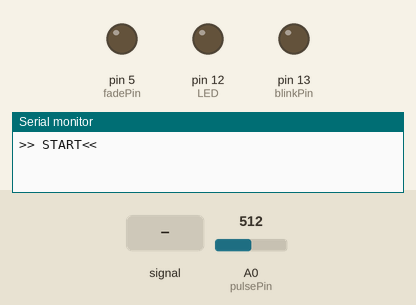
Bench run of a sketch on a simulated Arduino Uno, built with avr-gcc and run on an emulated ATmega328P. Shown: output pins drawn as LEDs (lit = HIGH), the last lines printed to the serial monitor. Dashed ring = blinking. The inputs (shaded band) are chosen by the test bench; at power-on: A0 (pulsePin) = 512.

Above: at 1.2 s.
1.3 s: A0 (pulsePin) fed a 200 Hz sine of ±81 counts around its level
At 3.8 s:
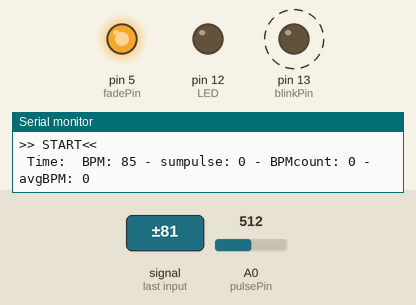
5.5 s: A0 (pulsePin) set to 535
At 7.8 s:
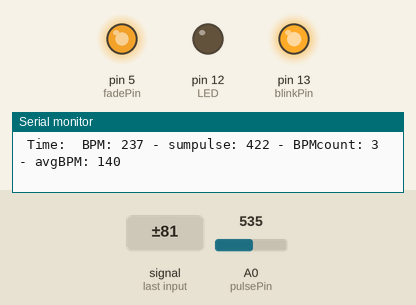
9.7 s: A0 (pulsePin) fed a 2 Hz sine of ±306 counts around its level
At 10.6 s:
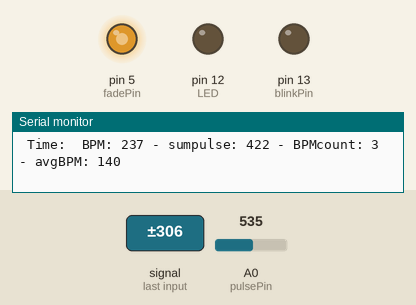
13.2 s: A0 (pulsePin) set to 716
At 17.3 s:
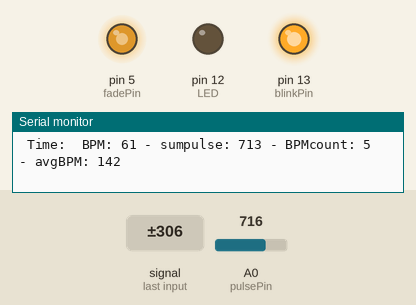
17.4 s: A0 (pulsePin) set to 547
21.6 s: A0 (pulsePin) set to 532
At 22.9 s:
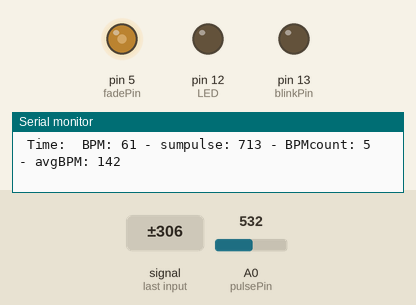
Timing chart, 0 to 26.8 s (numbered marks = the images above; inputs shaded):
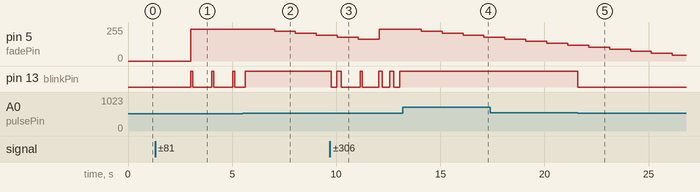

Measured:
- the behaviour switches between 540 and 539 on A0 (pulsePin) (found by bisection; images 4 and 5)
- after the input at 1.3 s, pin 5 (fadePin): 0/255 → 240/255 after 1.7 s; pin 13 (blinkPin): alternates HIGH for 0.10 s and LOW for 0.91 s, starting after 1.7 s
- after the input at 5.5 s, pin 5 (fadePin): 240/255 → 225/255 after 1.5 s, → 210/255 1.0 s later, → 195/255 1.0 s later
- after the input at 9.7 s, pin 13 (blinkPin): HIGH → LOW after 0.06 s, → HIGH 0.27 s later, → LOW 0.21 s later, → HIGH 0.92 s later, … (10 changes in this stretch)
- after the input at 13.2 s, pin 5 (fadePin): 240/255 → 225/255 after 0.88 s, → 210/255 1.0 s later, → 195/255 1.0 s later, → 180/255 1.0 s later; pin 13 (blinkPin): stops changing and stays HIGH
- after the input at 21.6 s, pin 13 (blinkPin): HIGH → LOW at once

The sketch:

lana.ino
```cpp
    #include <SPI.h>
    #include <SD.h>
    //#include <Wire.h>

    #include <SoftwareSerial.h>

    SoftwareSerial bluetooth(7, 8); // RX, TX
    File myFile;
    const int chipSelect = 4;
    String sdfilename0;
    String sdfilename;
    int LED= 12;
    char input;
    int flaginput = 0;
        //  Variables
    int sumpulse = 0;
    int BPMcount = 0;
    int avgBPM = 0;
    int flagpul = 1;
    String minfirst ;
    int pulsePin = 0;                 // Pulse Sensor purple wire connected to analog pin 0
    int blinkPin = 13;                // pin to blink led at each beat
    int fadePin = 5;                  // pin to do fancy classy fading blink at each beat
    int fadeRate = 0;                 // used to fade LED on with PWM on fadePin

    // Volatile Variables, used in the interrupt service routine!
    volatile int BPM;                   // int that holds raw Analog in 0. updated every 2mS
    volatile int Signal;                // holds the incoming raw data
    volatile int Signal2;
    volatile int IBI = 600;             // int that holds the time interval between beats! Must be seeded!
    volatile boolean Pulse = false;     // "True" when User's live heartbeat is detected. "False" when not a "live beat".
    volatile boolean QS = false;        // becomes true when Arduoino finds a beat.
    /*
    float voltage;
    float filterFrequency = 5.0;
    float R = 0.000116343;  // or 0.003234; 0.002804; 0.026342059; 2912.114; 5921.87658; Measurement Noise
    float Q = 1e-8; // Process Noise
    float Pc = 0.0; // Variance of pre estimation state (before sensor got value)
    float G = 0.0;  // Kalman Gain
    float Pp = 1.0;  // Variance of previous step
    float Xp = 0.0; // Previous estimation of true state
    float Zp = 0.0; // Estimation of true state
    float Xe = 0.0; // Estimation from kalman filter (Result)
    */
    // Regards Serial OutPut  -- Set This Up to your needs
    static boolean serialVisual = true;   // Set to 'false' by Default.  Re-set to 'true' to see Arduino Serial Monitor ASCII Visual Pulse

    //setting time

    String txt_date = "22-04-16";
    String txt_time;
    String txt_min;
/*

    #define DS1307_I2C_ADDRESS 0x68 // the I2C address of Tiny RTC
    byte second, minute, hour, dayOfWeek, dayOfMonth, month, year;
    // Convert normal decimal numbers to binary coded decimal
    byte decToBcd(byte val)
    {
    return ( (val/10*16) + (val%10) );
    }
    // Convert binary coded decimal to normal decimal numbers
    byte bcdToDec(byte val)
    {
    return ( (val/16*10) + (val%16) );
    }
    // Function to set the currnt time, change the second&minute&hour to the right time


    void setDateDs1307()
    {
      second =0;
      minute = 20;
      hour = 12;

      Wire.beginTransmission(DS1307_I2C_ADDRESS);
      Wire.write(decToBcd(0));
      Wire.write(decToBcd(second)); // 0 to bit 7 starts the clock
      Wire.write(decToBcd(minute));
      Wire.write(decToBcd(hour)); // If you want 12 hour am/pm you need to set
      // bit 6 (also need to change readDateDs1307)

       dayOfWeek = 4;
      dayOfMonth =12;
      month =3;
      year= 16;
      Wire.write(decToBcd(dayOfWeek));
      Wire.write(decToBcd(dayOfMonth));
      Wire.write(decToBcd(month));
      Wire.write(decToBcd(year));

      Wire.endTransmission();
    }
    // Function to gets the date and time from the ds1307 and prints result
    void getDateDs1307()
    {
      // Reset the register pointer
      Wire.beginTransmission(DS1307_I2C_ADDRESS);
      Wire.write(decToBcd(0));
      Wire.endTransmission();
      Wire.requestFrom(DS1307_I2C_ADDRESS, 7);
      second = bcdToDec(Wire.read() & 0x7f);
      minute = bcdToDec(Wire.read());
      hour = bcdToDec(Wire.read() & 0x3f); // Need to change this if 12 hour am/pm

      dayOfWeek = bcdToDec(Wire.read());
      dayOfMonth = bcdToDec(Wire.read());
      month = bcdToDec(Wire.read());
      year = bcdToDec(Wire.read());

      //txt_date=String(dayOfMonth,DEC)+"-"+String(month, DEC)+"-"+String(year, DEC);
      //txt_dateformat=String(dayOfMonth,DEC)+"\/"+String(month, DEC)+"\/"+String(year, DEC);
      //txt_time=String(hour,DEC)+":"+String(minute, DEC)+":"+String(second, DEC);
      txt_time=String(hour,DEC)+":"+String(minute, DEC);
      txt_min=String(minute, DEC);


      //Serial.print(hour, DEC);

      //delay(2000);
    }
    */


    void setup()
    {

      //Wire.begin();
      pinMode(blinkPin,OUTPUT);         // pin that will blink to your heartbeat!
      pinMode(fadePin,OUTPUT);          // pin that will fade to your heartbeat!
      Serial.begin(9600);             // we agree to talk fast!
      pinMode(LED, OUTPUT);
      Serial.println(">> START<<");
     // setDateDs1307(); //Set current time;


      interruptSetup();                 // sets up to read Pulse Sensor signal every 2mS
       // IF YOU ARE POWERING The Pulse Sensor AT VOLTAGE LESS THAN THE BOARD VOLTAGE,
       // UN-COMMENT THE NEXT LINE AND APPLY THAT VOLTAGE TO THE A-REF PIN
    //   analogReference(EXTERNAL);

     bluetooth.begin(9600);

    }

    void loop()
    {

      /*
       for(int i=0; i<=30000; i++){
        pul();
        delay(1000);//ms
       }
       */

       pul();
       bt(avgBPM);
       //getDateDs1307();
       sdfilename0 = txt_date;
       sdfilename = txt_date+".txt" ;

    }

/* Pulse Function *****************/
    void pul(){
      // Check pulse 1 minute
      if(flagpul == 1){
        minfirst = txt_min;
        flagpul = 0;
      }
      if(minfirst == txt_min){

      serialOutput() ;
          if (QS == true){     // A Heartbeat Was Found
                         // BPM and IBI have been Determined
                         // Quantified Self "QS" true when arduino finds a heartbeat
          digitalWrite(blinkPin,HIGH);     // Blink LED, we got a beat.
          fadeRate = 255;         // Makes the LED Fade Effect Happen
                                  // Set 'fadeRate' Variable to 255 to fade LED with pulse
          serialOutputWhenBeatHappens();   // A Beat Happened, Output that to serial.
          QS = false;                      // reset the Quantified Self flag for next time
          }else{
       // digitalWrite(blinkPin,LOW);            // There is not beat, turn off pin 13 LED
       // serialOutputWhenBeatHappens();   // A Beat Happened, Output that to serial.
         //QS = false;                      // reset the Quantified Self flag for next time
          }

      ledFadeToBeat();                      // Makes the LED Fade Effect Happen
      delay(1000);                             //  take a break
      }else{
      Serial.println("==========off==========");
     // delay(3600000);
      // 1min=60000 / 1 hour = 3600000
      sd(sdfilename,avgBPM);
      flaginput = 0;
      flagpul = 1;
      sumpulse = 0;
      BPMcount = 0;
      }

  }
/* LED Alert(Beat) *****************/
  void ledFadeToBeat(){
      fadeRate -= 15;                         //  set LED fade value
      fadeRate = constrain(fadeRate,0,255);   //  keep LED fade value from going into negative numbers!
      analogWrite(fadePin,fadeRate);          //  fade LED
    }

/* Bluetooth *****************/
   void bt(int avgBPM){
   // input = bluetooth.read();
     bluetooth.println(String(avgBPM));
    // Keep reading from HC-05 and send to Arduino Serial Monitor

  if (bluetooth.available()){
    Serial.write(bluetooth.read());
  }

  // Keep reading from Arduino Serial Monitor and send to HC-05
  if (Serial.available()){
    bluetooth.write(Serial.read());

  }


    /*
      if(Serial.available()>0)
      {
        input= Serial.read();
        if(input=='1')
        {
          Serial.println("ON BLUETOOTH");
          Serial.println("=========================");
          sd(sdfilename,avgBPM);
          digitalWrite(LED, HIGH);
          delay(2000);
         Serial.println("BMP "+String(avgBPM));
        }
        else if(input=='0')
        {
          Serial.println("OFF");
          digitalWrite(LED, LOW);
          delay(2000);
          Serial.println(input);
        }
        else
        {
          Serial.println("NO INPUT");
          Serial.println(input);
        }
      }
      */

     }

/* SD Card Function *****************/
void sd(String sdfilename,int BPM){
     Serial.print("Initializing SD card...\n");
     pinMode(SS, OUTPUT);

      if (!SD.begin(chipSelect)) {
        Serial.println("initialization failed!");
        return;
      }
      Serial.println("initialization done.");

       myFile = SD.open(sdfilename, FILE_WRITE);
         Serial.println(String(sdfilename));
       //saveToSdCard(sdfilename);

  // if open file has success, write data
  if(flaginput == 0){
    if (myFile) {
   Serial.print("Writing to "+String(sdfilename));
    myFile.println(sdfilename+" - "+txt_time+" - "+String(BPM)); //write data
    myFile.close(); // close file
    Serial.println(" done.");
    } else {
      Serial.println("error opening "+String(sdfilename));
      }

  } else if(flaginput == 1){
        // Open file to read
        myFile = SD.open(sdfilename); // Open file
        if (myFile) {
          Serial.println(String(sdfilename)+":");
          // Read all data
          while (myFile.available()) {
          Serial.write(myFile.read());
          }
         myFile.close();
        } else {
          Serial.println("error opening "+String(sdfilename));
        }

  }

   Serial.println("=========================");

}

/* Custom filename to sdcard ***************/
void saveToSdCard(String sdfilename){
String FileName = sdfilename;
myFile = SD.open(FileName, FILE_WRITE);
}
```

AllSerialHandling.ino
```cpp
//////////
/////////  All Serial Handling Code,
/////////  It's Changeable with the 'serialVisual' variable
/////////  Set it to 'true' or 'false' when it's declared at start of code.
/////////

void serialOutput(){   // Decide How To Output Serial.
 if (serialVisual == true){
     arduinoSerialMonitorVisual('-', Signal);   // goes to function that makes Serial Monitor Visualizer
 } else{
      sendDataToSerial('S', Signal);     // goes to sendDataToSerial function
 }
}


//  Decides How To OutPut BPM and IBI Data
void serialOutputWhenBeatHappens(){
 if (serialVisual == true){            //  Code to Make the Serial Monitor Visualizer Work
   // Serial.print("*** Heart-Beat Happened *** ");  //ASCII Art Madness
   Serial.print(" Time: "+txt_time+" ");
   Serial.print("BPM: "+String(BPM)+" - sumpulse: "+String(sumpulse)+" - BPMcount: "+String(BPMcount)+" - avgBPM: "+String(avgBPM));

   sumpulse += BPM;
   BPMcount += 1;
   avgBPM = (sumpulse/BPMcount);

   /*
    Serial.print(Signal2);
    Serial.print("(Signal old) - ");
    Serial.print(Signal);
    Serial.print("(Signal new) - ");
    Serial.print(BPM);
    Serial.print("(BPM) - ");
    */

   // Serial.println(voltage);
   Serial.print("  \n");

 } else{
        sendDataToSerial('B',BPM);   // send heart rate with a 'B' prefix
        sendDataToSerial('Q',IBI);   // send time between beats with a 'Q' prefix
 }
}


//  Sends Data to Pulse Sensor Processing App, Native Mac App, or Third-party Serial Readers.
void sendDataToSerial(char symbol, int data ){

    Serial.print(symbol);
    Serial.println(data);
  }


//  Code to Make the Serial Monitor Visualizer Work
void arduinoSerialMonitorVisual(char symbol, int data ){
  const int sensorMin = 0;      // sensor minimum, discovered through experiment
const int sensorMax = 1024;    // sensor maximum, discovered through experiment

  int sensorReading = data;
  // map the sensor range to a range of 12 options:
  int range = map(sensorReading, sensorMin, sensorMax, 0, 11);

  // do something different depending on the
  // range value:
  /*switch (range) {
  case 0:
    Serial.println("");     /////ASCII Art Madness
    break;
  case 1:
    Serial.println("---");
    break;
  case 2:
    Serial.println("------");
    break;
  case 3:
    Serial.println("---------");
    break;
  case 4:
    Serial.println("------------");
    break;
  case 5:
    Serial.println("--------------|-");
    break;
  case 6:
    Serial.println("--------------|---");
    break;
  case 7:
    Serial.println("--------------|-------");
    break;
  case 8:
    Serial.println("--------------|----------");
    break;
  case 9:
    Serial.println("--------------|----------------");
    break;
  case 10:
    Serial.println("--------------|-------------------");
    break;
  case 11:
    Serial.println("--------------|-----------------------");
    break;

  } */
}
```

Source omitted: Interrupt.ino (6382 bytes), Timer_Interrupt_Notes.ino (7678 bytes)
